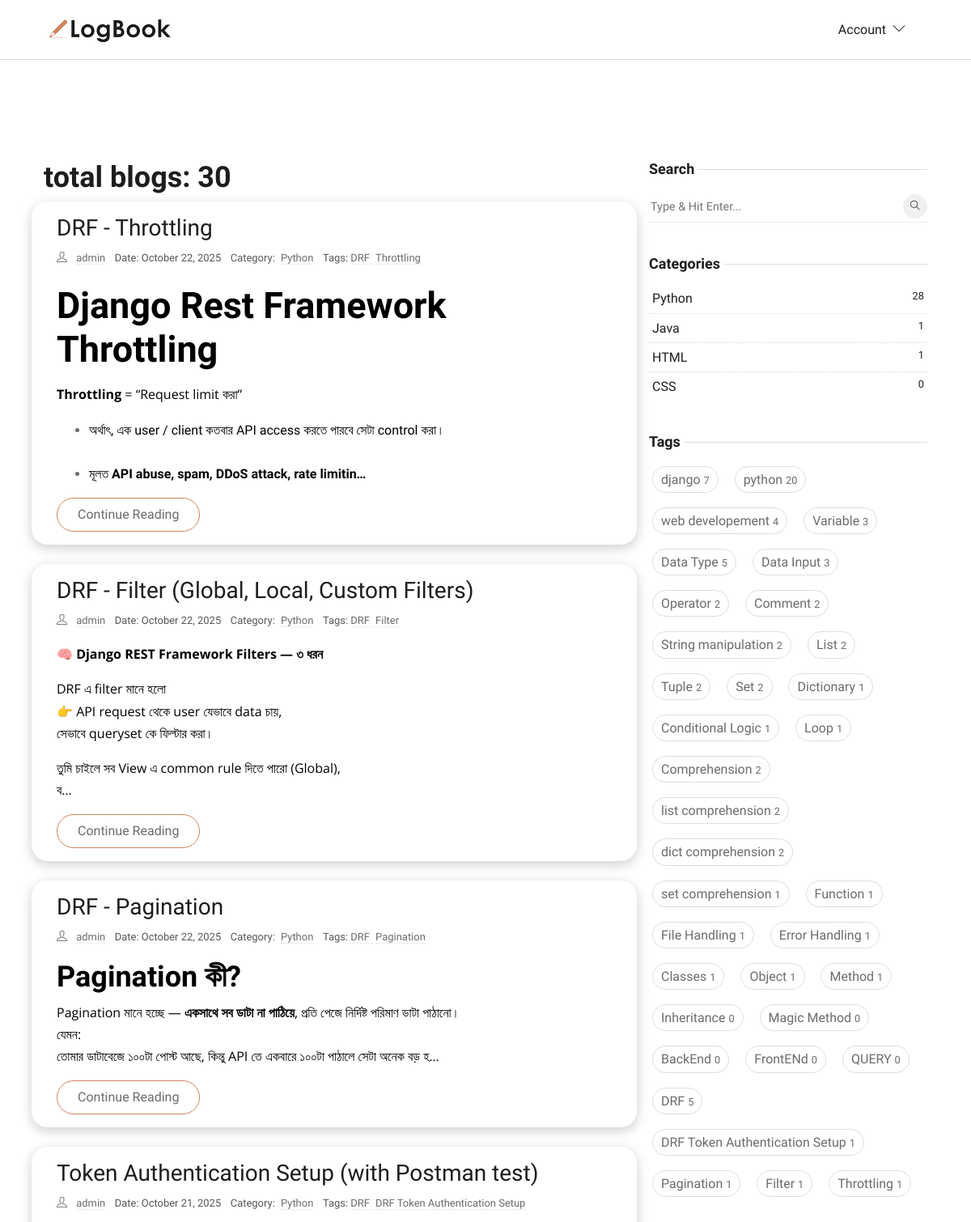
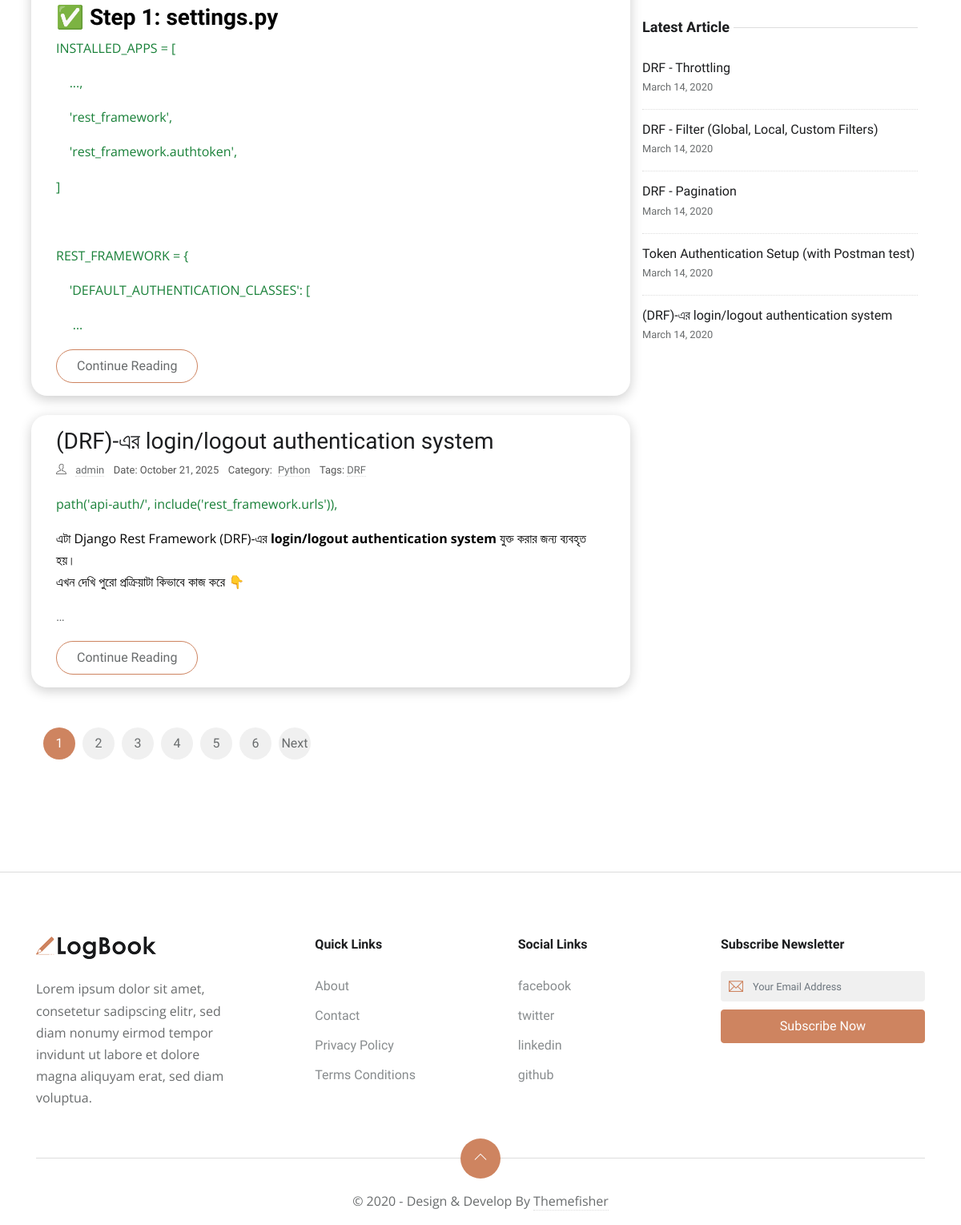
The page / on the database its author committed (2 pictures, top to bottom).
### app_home/models.py (models this page shows, shortened)
class Blog(models.Model):
    author = models.ForeignKey(
        settings.AUTH_USER_MODEL, related_name='user_blogs', on_delete=models.CASCADE
    )
    title = models.CharField(max_length=100, unique=True)
    slug = models.SlugField(unique=True, blank=True, null=True, max_length=300)
    content = RichTextUploadingField()
    category = models.ForeignKey(
        Category,
        related_name='category_blogs',
        on_delete=models.CASCADE
    )
    tags = models.ManyToManyField(Tag, related_name='tag_blogs')
    created_date = models.DateTimeField(auto_now_add=True)
    updated_date = models.DateTimeField(auto_now=True)
    class Meta:
        ordering = ['-created_date']
        indexes = [models.Index(fields=['title','created_date'])]
    class Meta:
        ordering = ['-created_date']
        indexes = [models.Index(fields=['title','created_date'])]
    def get_absolute_url(self):
        return reverse('blog-detail', kwargs={'slug': self.slug})

class Category(models.Model):
    title = models.CharField(max_length=50, unique=True, db_index=True)
    slug = models.SlugField(unique=True, blank=True, null=True, max_length=300)
    class Meta:
        verbose_name = "Category"
        verbose_name_plural = "Categories"

class Tag(models.Model):
    title = models.CharField(max_length=50, unique=True, db_index=True)
    slug = models.SlugField(unique=True, blank=True, null=True, max_length=300)

### app_account/models.py (models this page shows, shortened)
class CustomUser(AbstractBaseUser, PermissionsMixin):
    email = models.EmailField(unique=True)
    username = models.CharField(max_length=50)
    first_name = models.CharField(max_length=50, blank=True)
    last_name = models.CharField(max_length=50, blank=True)
    is_active = models.BooleanField(default=False)  # For Mail Verification
    is_staff = models.BooleanField(default=False)
    date_joined = models.DateTimeField(default=timezone.now)
    objects = CustomUserManager()
    USERNAME_FIELD = 'email'      # login field
    REQUIRED_FIELDS = ['username']  # required when creating superuser

### app_home/views.py (the view)
# urls.py: path('', HomeView.as_view(), name='home'),
class HomeView(ListView):
    model = Blog
    template_name = 'index.html'  # specify your template
    context_object_name = 'blogs'  # the context variable in template
    paginate_by = 5
    def get_queryset(self):
        return Blog.objects.prefetch_related('tags', 'blog_images').all()
    def get_context_data(self, **kwargs):
        context = super().get_context_data(**kwargs)
        total_blogs = Blog.objects.aggregate(total=Count('id'))
        context['total_blogs'] = total_blogs['total']  # dictionary থেকে value
        return context

### app_home/context_processors.py (called while the page is built)
def get_all_categories(request):
    categories = Category.objects.all()
    return {'categories': categories}

def get_all_tags(request):
    tags = Tag.objects.all()
    return {'tags': tags}

def get_recent_blogs(request):
    recent_blogs = Blog.objects.order_by('-created_date')[:5]
    return {'recent_blogs': recent_blogs}

### templates/index.html (shortened to what this page needs)
{% extends 'base/base.html' %}
{% load static %}
{% load custom_filters %}
{% block content %}
<section class="section">
    <div class="container p-4">
        <div class="row">
            <div class="col-lg-8 mb-5 mb-lg-0">
                <h2>   total blogs: {{ total_blogs }}</h2>
                {% for blog in blogs %}
                <article class="row p-3 mb-4 blog-card">
                    <div class="col-md-12">
                        <h3 class="h3"><a class="post-title" href="{{ blog.get_absolute_url }}">{{ blog.title }}</a>
                        </h3>
                        <ul class="list-inline post-meta mb-2">
                            <li class="list-inline-item"><i class="ti-user mr-2"></i>
                                <a href="{% url 'profile' blog.author.username %}">
                                    {{ blog.author.get_full_name|default:blog.author.username }}
                                </a>
                            </li>
                            <li class="list-inline-item">Date: {{ blog.created_date|date:"F d, Y" }}</li>
                            <li class="list-inline-item">
                                Category: <a href="{% url 'category-blogs' blog.category.slug %}" class="ml-1">
                                    {{blog.category.title }}</a>
                            </li>
                            <li class="list-inline-item">
                                Tags:
                                {% for tag in blog.tags.all %}
                                <a href="{% url 'tag-blogs' tag.slug %}" class="mr-1">
                                    {{ tag.title}}
                                </a>
                                {% empty %}
                                No tags
                                {% endfor %}
                            </li>
                        </ul>
                        <p>{{ blog.content|truncatechars_html:200|safe }}</p>
                        <a href="{{ blog.get_absolute_url }}" class="btn btn-outline-primary">
                            Continue Reading
                        </a>
                    </div>
                </article>
                {% endfor %}
                <nav aria-label="Page navigation">
                    <ul class="pagination">
                        {% for num in page_obj.paginator.page_range %}
                        {% if page_obj.number == num %}
                        <li class="page-item active">
                            <span class="page-link">{{ num }}</span>
                        </li>
                        {% else %}
                        <li class="page-item">
                            <a class="page-link" href="?page={{ num }}">{{ num }}</a>
                        </li>
                        {% endif %}
                        {% endfor %}
                        {% if page_obj.has_next %}
                        <li class="page-item">
                            <a class="page-link" href="?page={{ page_obj.next_page_number }}">Next</a>
                        </li>
                        {% endif %}
                    </ul>
                </nav>
            </div>
            <div class="col-lg-4">
                <aside class="fixed-sidebar">
                    {% include 'base/sideber.html' %}
                </aside>
            </div>
        </div>
    </div>
</section>
{% endblock content %}
{% block footer %}
{% include 'base/footer.html' %}
{% endblock footer %}

### templates/base/sideber.html (shortened to what this page needs)
{% load static %}
<div class="widget">
   <h5 class="widget-title"><span>Search</span></h5>
   <form action="{% url 'search-results' %}" method="GET" class="widget-search position-relative">
      <input id="search-query" name="q" type="search" required placeholder="Type & Hit Enter..." autocomplete="off">
      <button type="submit"><i class="ti-search"></i></button>
   </form>
</div>
<div class="widget">
   <h5 class="widget-title"><span>Categories</span></h5>
   <ul class="list-unstyled widget-list">
      {% for cat in categories %}
      <li class="cate-card p-1">
         <a href="{% url 'category-blogs' cat.slug %}" class="d-flex">
            {{cat.title}}
            <small class="ml-auto">{{cat.category_blogs.count}}</small>
         </a>
      </li>
      {% endfor %}
   </ul>
</div>
<div class="widget">
   <h5 class="widget-title"><span>Tags</span></h5>
   <ul class="list-inline widget-list-inline">
      {% for tag in tags %}
      <li class="list-inline-item cate-card p-1">
         <a href="{% url 'tag-blogs' tag.slug %}">
            {{tag.title}}
            <small class="ml-auto">{{tag.tag_blogs.count}}</small></a>
      </li>
      {% endfor %}
   </ul>
</div>
<div class="widget">
   <h5 class="widget-title"><span>Latest Article</span></h5>
   <ul class="list-unstyled widget-list">
      {% for blog in recent_blogs %}
      <li class="media widget-post align-items-center">
         <div class="media-body">
            <h5 class="h6 mb-0"><a href="{{ blog.get_absolute_url }}">{{blog.title}}</a>
            </h5>
            <small>March 14, 2020</small>
         </div>
      </li>
      {% endfor %}
   </ul>
</div>

### static/css/style.css (style rules this page uses)
body { line-height: 1.7; font-family: 'Ubuntu', sans-serif; -webkit-font-smoothing: antialiased; color: #696c6d; font-size: 16px; }
p, .paragraph { font-weight: 400; color: #696c6d; font-size: 16px; line-height: 1.7; font-family: "Open Sans", sans-serif; }
h1, h2, h3, h4, h5, h6 { color: #1c1d1f; font-family: 'Ubuntu', sans-serif; font-weight: 600; line-height: 1.2; }
h1, .h1 { font-size: 45px; }
h2, .h2 { font-size: 36px; }
h3, .h3 { font-size: 28px; }
h5, .h5 { font-size: 18px; }
h6, .h6 { font-size: 16px; }
.btn { font-size: 16px; font-family: 'Ubuntu', sans-serif; text-transform: capitalize; padding: 8px 25px; border-radius: 50px; border: 1px solid; position: relative; z-index: 1; transition: 0.2s ease; }
.btn-outline-primary { background: transparent; color: #696c6d; border-color: #ce8460; }
body { background-color: #fff; overflow-x: hidden; }
a, a:hover, a:focus { text-decoration: none; }
a, button, select { cursor: pointer; transition: 0.2s ease; }
.section { padding-top: 100px; padding-bottom: 100px; }
.post-title { color: #1c1d1f; }
.post-meta li { margin-right: 10px; font-size: 90%; }
.post-meta a { color: #696c6d; border-bottom: 1px dotted #ddd; }
.pagination { margin-top: 50px; }
.pagination .page-item .page-link { display: inline-block; width: 40px; height: 40px; line-height: 40px; border-radius: 50%; background: #f0f0f0; text-align: center; padding: 0; margin-right: 10px; border: 0; color: #696c6d; }
.pagination .page-item:first-child .page-link, .pagination .page-item:last-child .page-link { border-radius: 50%; }
.pagination .page-item.active .page-link { background: #ce8460; color: #fff; }
.widget { background: #fff; margin-bottom: 40px; }
.widget-title { position: relative; margin-bottom: 15px; }
.widget-title span { background: #fff; position: relative; padding-right: 5px; z-index: 1; }
.widget-title::before { position: absolute; content: ""; right: 0; height: 1px; width: 100%; background: #ddd; top: 50%; }
.widget-search { position: relative; }
.widget-search input { border: 0; border-bottom: 1px dotted #ddd; width: 100%; height: 40px; }
.widget-search input::placeholder { font-size: 90%; }
.widget-search button { height: 30px; width: 30px; line-height: 30px; display: inline-block; padding: 0; background: #f0f0f0; color: #1c1d1f; text-align: center; border-radius: 50%; position: absolute; right: 0; top: 5px; border: 0; font-size: 12px; }
.widget-list li { padding: 5px 0; }
.widget-list li:not(:last-child) { border-bottom: 1px dotted #ddd; }
.widget-list li a { color: #1c1d1f; }
.widget-list-inline li { margin-bottom: 10px; }
.widget-list-inline li a { padding: 2px 10px; border: 1px solid #ddd; border-radius: 40px; display: block; color: #696c6d; }
.widget-post { padding: 15px 0 !important; }
.fixed-sidebar { position: sticky; top: 120px; }
.blog-card { background-color: #ffffff; border-radius: 20px; box-shadow: 0 4px 15px rgba(0, 0, 0, 0.2); padding: 0 30px 30px 30px; transition: transform 0.3s, box-shadow 0.3s; margin-bottom: 30px; }
.blog-card h1 { margin-top: 20px; margin-bottom: 15px; }
.blog-card .post-meta { font-size: 0.9rem; color: #555; margin-bottom: 15px; }

### rows shown on the page
Blog: title "DRF - Throttling", author.get_full_name "admin", created_date "October 22, 2025", category "Python", content "Django Rest Framework Throttling Throttling = “Request limit করা” অর্থাৎ, এক user / client কতবার API access করতে পারবে সেটা control করা। মূলত API abuse, spam, DDoS attack, rate limitin…"
Tag: title "DRF", tag_blogs.count "5"
Tag: title "Throttling", tag_blogs.count "1"
Blog: title "DRF - Filter (Global, Local, Custom Filters)", author.get_full_name "admin", created_date "October 22, 2025", category "Python", content "🧠 Django REST Framework Filters — ৩ ধরন DRF এ filter মানে হলো 👉 API request থেকে user যেভাবে data চায়, সেভাবে queryset কে ফিল্টার করা। তুমি চাইলে সব View এ common rule দিতে পারো (Global), ব…"
Tag: title "Filter", tag_blogs.count "1"
Blog: title "DRF - Pagination", author.get_full_name "admin", created_date "October 22, 2025", category "Python", content "Pagination কী? Pagination মানে হচ্ছে — একসাথে সব ডাটা না পাঠিয়ে , প্রতি পেজে নির্দিষ্ট পরিমাণ ডাটা পাঠানো। যেমন: তোমার ডাটাবেজে ১০০টা পোস্ট আছে, কিন্তু API তে একবারে ১০০টা পাঠালে সেটা অনেক বড় হ…"
Tag: title "Pagination", tag_blogs.count "1"
Blog: title "Token Authentication Setup (with Postman test)", author.get_full_name "admin", created_date "October 21, 2025", category "Python", content "✅ Step 1: settings.py INSTALLED_APPS = [ ..., 'rest_framework', 'rest_framework.authtoken', ] REST_FRAMEWORK = { 'DEFAULT_AUTHENTICATION_CLASSES': [ …"
Tag: title "DRF Token Authentication Setup", tag_blogs.count "1"
Blog: title "(DRF)-এর login/logout authentication system", author.get_full_name "admin", created_date "October 21, 2025", category "Python", content "path('api-auth/', include('rest_framework.urls')), এটা Django Rest Framework (DRF)-এর login/logout authentication system যুক্ত করার জন্য ব্যবহৃত হয়। এখন দেখি পুরো প্রক্রিয়াটা কিভাবে কাজ করে 👇 …"
Category: title "Python", category_blogs.count "28"
Category: title "Java", category_blogs.count "1"
Category: title "HTML", category_blogs.count "1"
Category: title "CSS", category_blogs.count "0"
Tag: title "django", tag_blogs.count "7"
Tag: title "python", tag_blogs.count "20"
Tag: title "web developement", tag_blogs.count "4"
Tag: title "Variable", tag_blogs.count "3"
Tag: title "Data Type", tag_blogs.count "5"
Tag: title "Data Input", tag_blogs.count "3"
Tag: title "Operator", tag_blogs.count "2"
Tag: title "Comment", tag_blogs.count "2"
Tag: title "String manipulation", tag_blogs.count "2"
Tag: title "List", tag_blogs.count "2"
Tag: title "Tuple", tag_blogs.count "2"
Tag: title "Set", tag_blogs.count "2"
Tag: title "Dictionary", tag_blogs.count "1"
Tag: title "Conditional Logic", tag_blogs.count "1"
Tag: title "Loop", tag_blogs.count "1"
Tag: title "Comprehension", tag_blogs.count "2"
Tag: title "list comprehension", tag_blogs.count "2"
Tag: title "dict comprehension", tag_blogs.count "2"
Tag: title "set comprehension", tag_blogs.count "1"
Tag: title "Function", tag_blogs.count "1"
Tag: title "File Handling", tag_blogs.count "1"
Tag: title "Error Handling", tag_blogs.count "1"
Tag: title "Classes", tag_blogs.count "1"
Tag: title "Object", tag_blogs.count "1"
Tag: title "Method", tag_blogs.count "1"
Tag: title "Inheritance", tag_blogs.count "0"
Tag: title "Magic Method", tag_blogs.count "0"
Tag: title "BackEnd", tag_blogs.count "0"
Tag: title "FrontENd", tag_blogs.count "0"
Tag: title "QUERY", tag_blogs.count "0"

### other values the page prints
{{ total_blogs }} "30"
{{ num }} "1"
{{ num }} "2" "3" "4" "5" "6"
